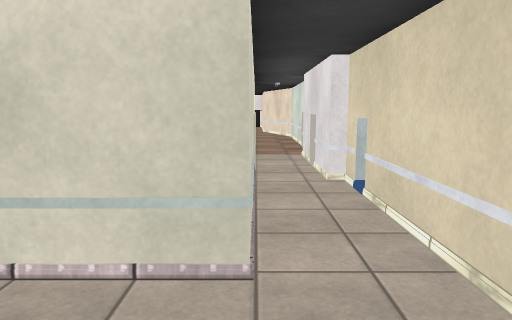
View 1 (above)

17 first-person views from a walk through a scene from a Unity 3-D project. The camera is 1.4 m above the floor, tilts 8° down and sees 70° across. Doors are open. The floor is counted in squares, 1 m on a side. Each view is taken from the middle of a square. On the plan, view 1 faces up. The plan holds only what a view shows up to about 16 squares ahead; the rest is blank. The place goes on beyond the plan. The player is left out. Some surface patterns are stand-ins.

View 2
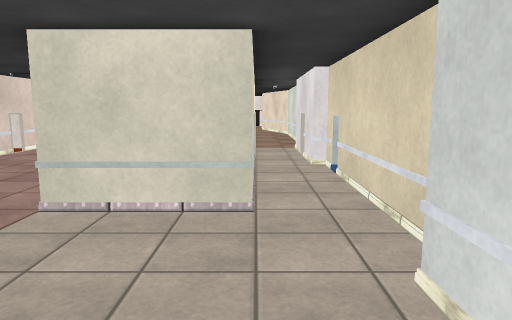

View 3
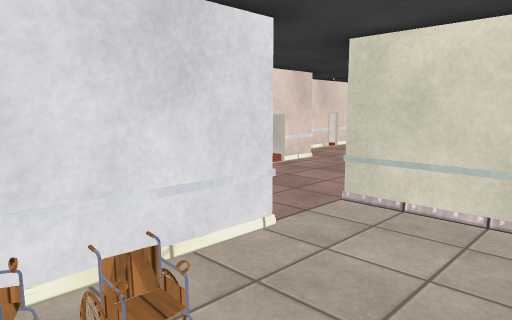

View 4
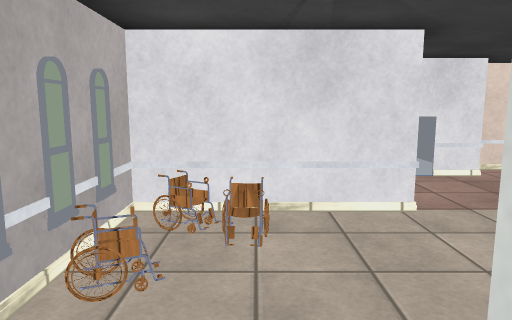

View 5
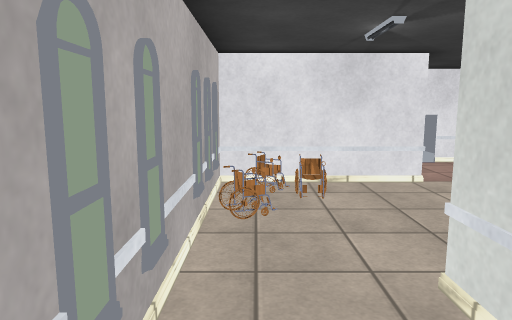

View 6
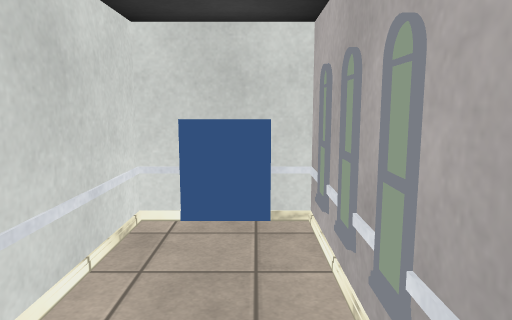

View 7
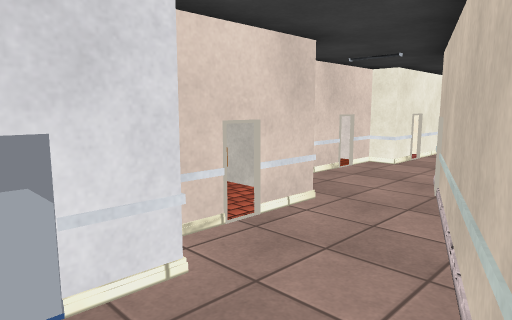

View 8
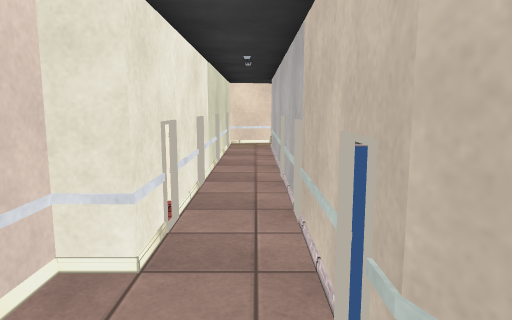

View 9
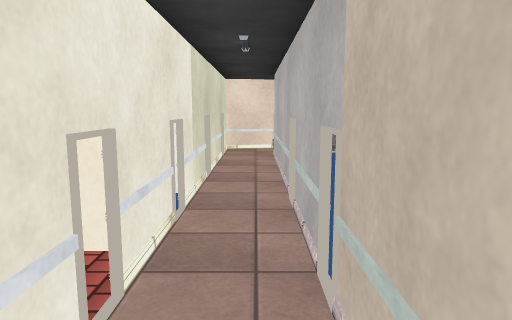

View 10
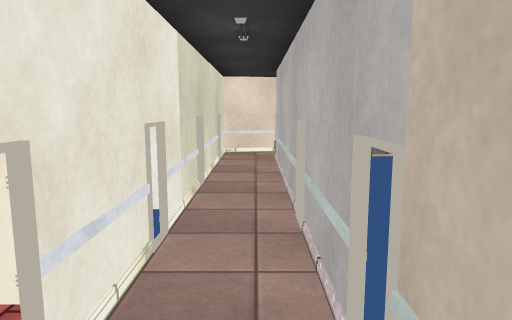

View 11
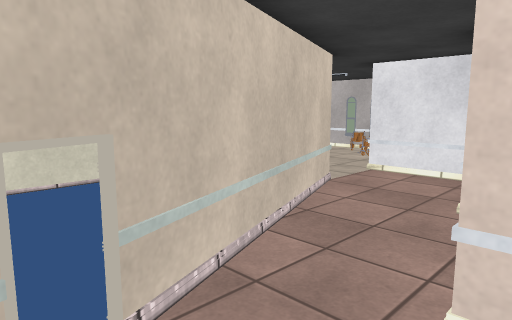

View 12
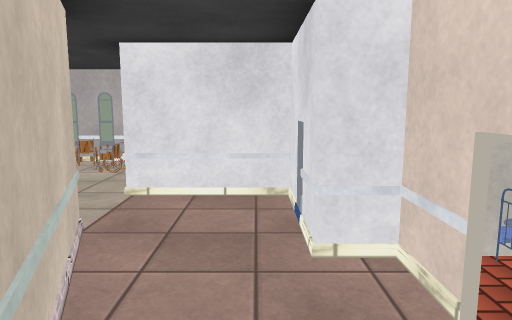

View 13
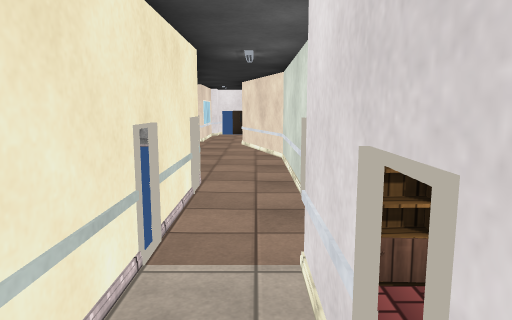

View 14
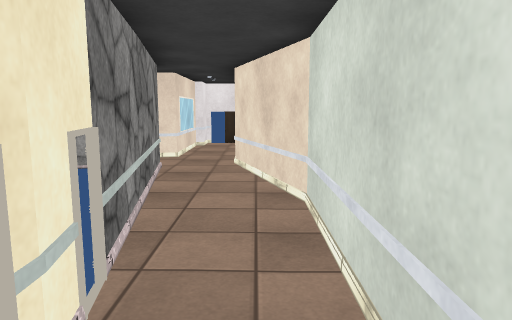

View 15
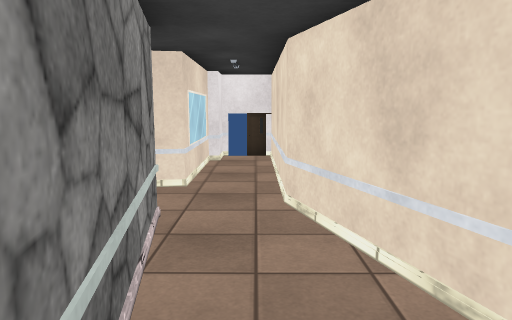

View 16
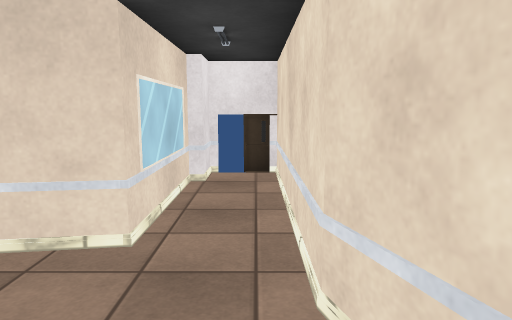

View 17
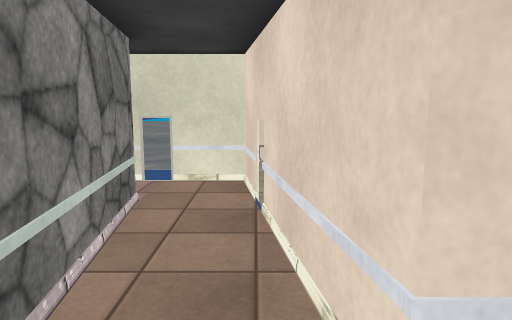

### Floor plan
Ten units are one square. View 1 is at (0, 0); x grows to the right and y downward. Boxes are objects, and circles mark ways between rooms. Rooms are numbered by the first view taken in them; rooms with no view inside come last. Other rooms are left out.
<svg viewBox="-93 -286 143 318">
<path fill="none" stroke="#000" d="M14 2 14 -9M-25 27 45 27 45 5 12 5M18 -16 18 -71M0 -51 0 -29 -29 -29M22 -71 14 -71 14 -91M0 -91 0 -66M-77 -111 -77 -94M-68 -66 -64 -66M-43 -66 -54 -93 -54 -212M-70 -216 -70 -110 -88 -110M0 -148 0 -91M-13 -217 0 -146M18 -132 18 -184 5 -224 5 -280 -11 -280M14 -91 14 -111M-13 -270 -13 -236M-9 -281 -9 -270M-13 -236 -70 -228 -70 -216M-54 -212 -18 -216M-56 -37 -56 -12 -35 -12M-29 -29 -43 -66M-64 -66 -64 -37"/>
<rect x="-25" y="15" width="10" height="10" fill="#bbb"><title>chair</title></rect>
<rect x="-25" y="5" width="10" height="10" fill="#bbb"><title>chair</title></rect>
<rect x="-15" y="15" width="10" height="10" fill="#bbb"><title>chair</title></rect>
<circle cx="10" cy="-90" r="3" fill="#2a7"/>
<circle cx="-40" cy="-20" r="3" fill="#2a7"/>
<circle cx="-60" cy="-210" r="3" fill="#2a7"/>
<circle cx="-50" cy="-70" r="3" fill="#2a7"/>
<circle cx="-10" cy="-225" r="3" fill="#2a7"/>
<text x="-10" y="0">1</text>
<text x="-60" y="-130">2</text>
<text x="0" y="-180">3</text>
<text x="-30" y="-220">4</text>
<text x="-50" y="-40">5</text>
</svg>
Room 1 opens to room 3. Room 1 opens to room 5. Room 2 opens to room 4. Room 2 opens to room 5. Room 3 opens to room 4.

Where each view was taken, in squares from view 1:
view 1: 0 up, 0 right, facing up
view 2: 2 down, 0 right, facing up
view 3: 2 down, 0 right, facing up-left
view 4: 1 down, 2 right, facing left
view 5: 2 down, 4 right, facing left
view 6: 2 down, 0 right, facing right
view 7: 2 up, 3 left, facing up-left
view 8: 8 up, 6 left, facing up
view 9: 10 up, 6 left, facing up
view 10: 11 up, 6 left, facing up
view 11: 9 up, 7 left, facing down-right
view 12: 7 up, 5 left, facing down
view 13: 8 up, 1 right, facing up
view 14: 13 up, 1 right, facing up
view 15: 17 up, 0 right, facing up
view 16: 20 up, 0 right, facing up
view 17: 23 up, 0 right, facing left
